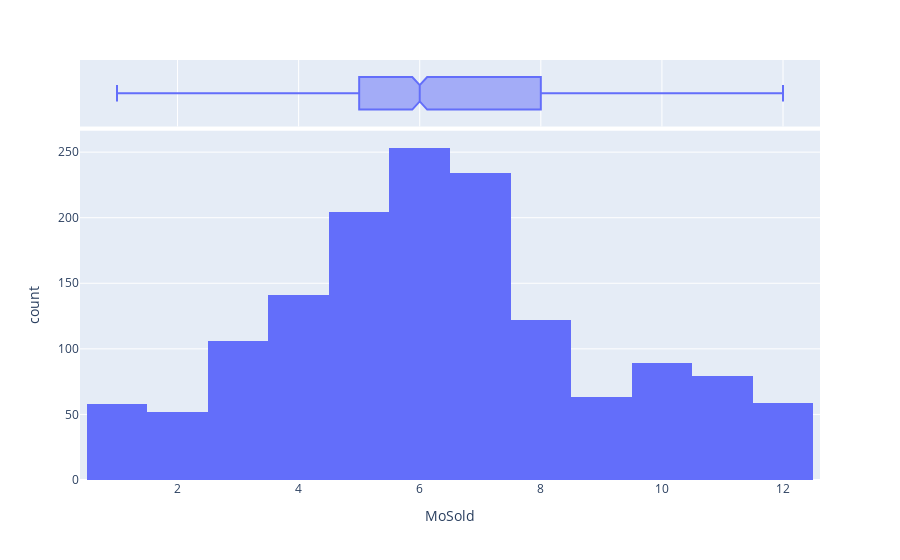

This figure's notebook cell:
### Code cell
px.histogram(data, x='MoSold', marginal='box')

### Figure 1 — Plotly figure (JSON) as saved in the notebook; plotly's stock layout.template omitted (floating-point values rounded to 4 significant figures; data arrays with more than 128 entries replaced by an {"elided": "..."} marker saying what was removed)
{"data": [{"alignmentgroup": "True", "bingroup": "x", "hovertemplate": "MoSold=%{x}<br>count=%{y}<extra></extra>", "legendgroup": "", "marker": {"color": "#636efa", "pattern": {"shape": ""}}, "name": "", "offsetgroup": "", "orientation": "v", "showlegend": false, "type": "histogram", "x": {"elided": "1460 int values"}, "xaxis": "x", "yaxis": "y"}, {"alignmentgroup": "True", "hovertemplate": "MoSold=%{x}<extra></extra>", "legendgroup": "", "marker": {"color": "#636efa"}, "name": "", "notched": true, "offsetgroup": "", "showlegend": false, "type": "box", "x": {"elided": "1460 int values"}, "xaxis": "x2", "yaxis": "y2"}], "layout": {"barmode": "relative", "legend": {"tracegroupgap": 0}, "margin": {"t": 60}, "xaxis": {"anchor": "y", "domain": [0, 1], "title": {"text": "MoSold"}}, "xaxis2": {"anchor": "y2", "domain": [0, 1], "matches": "x", "showgrid": true, "showticklabels": false}, "yaxis": {"anchor": "x", "domain": [0, 0.8316], "title": {"text": "count"}}, "yaxis2": {"anchor": "x2", "domain": [0.8416, 1], "matches": "y2", "showgrid": false, "showline": false, "showticklabels": false, "ticks": ""}}}
